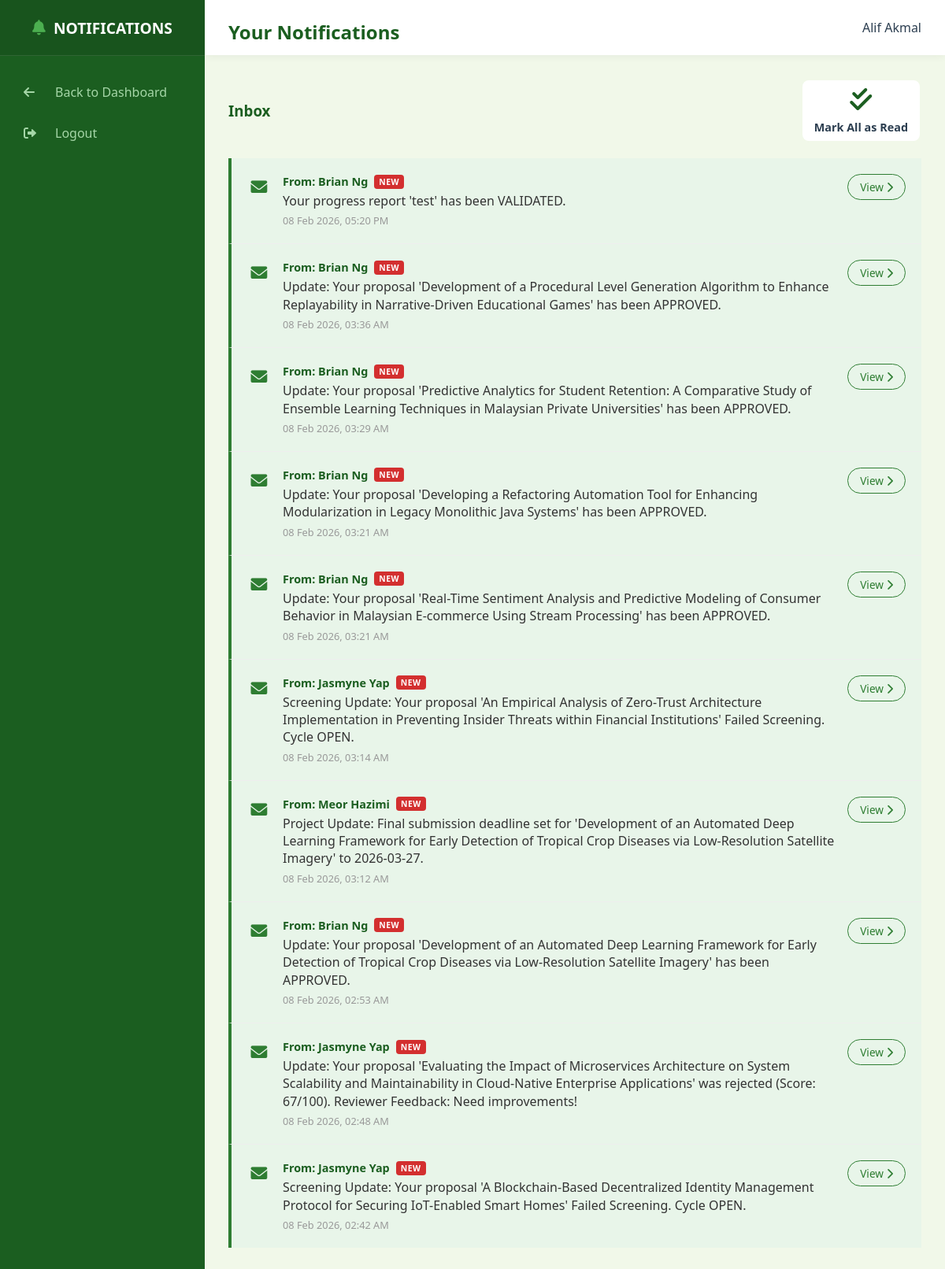
The app's page /notifications (signed in), older data.
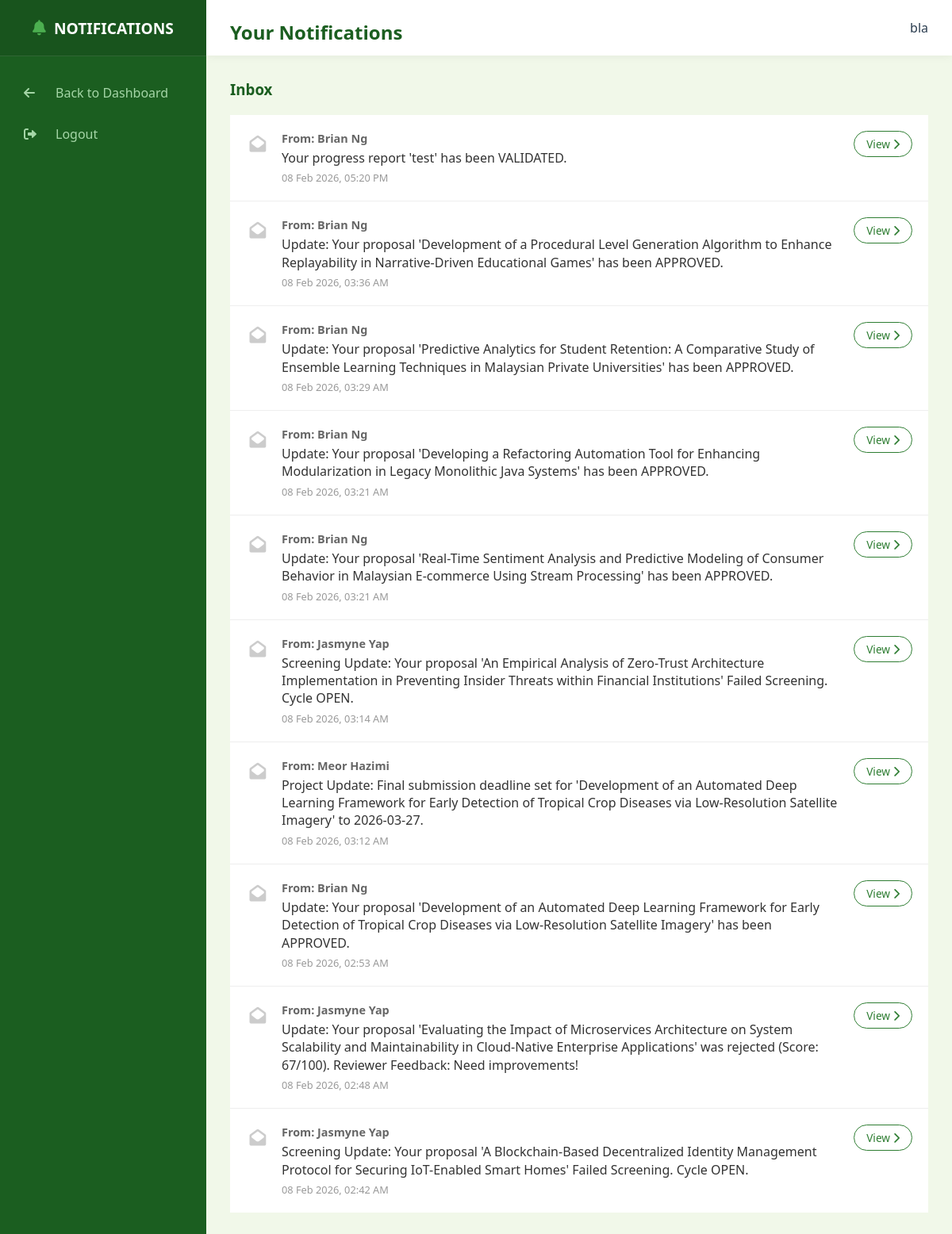
The same page, newer data.
### models.py (models this page shows, shortened)
class User(db.Model):
    __tablename__ = "user"
    mmu_id = db.Column(db.String(15), primary_key=True)
    name = db.Column(db.String(150), nullable=False)
    email = db.Column(db.String(100), unique=True, nullable=False)
    password = db.Column(db.String(100), nullable=False)
    faculty = db.Column(db.String(100), nullable=False)
    user_role = db.Column(db.String(25), nullable=False)
    profile_image = db.Column(db.String(20), nullable=False, default="default.jpg")
    phone_number = db.Column(db.String(20), nullable=True)
    admin_profile = db.relationship(
        "Admin", backref="user_info", uselist=False, cascade="all, delete-orphan"
    )
    researcher_profile = db.relationship(
        "Researcher", backref="user_info", uselist=False, cascade="all, delete-orphan"
    )
    reviewer_profile = db.relationship(
        "Reviewer", backref="user_info", uselist=False, cascade="all, delete-orphan"
    )
    hod_profile = db.relationship(
        "HOD", backref="user_info", uselist=False, cascade="all, delete-orphan"
    )

class Notification(db.Model):
    __tablename__ = "notification"
    id = db.Column(db.Integer, primary_key=True)
    recipient_id = db.Column(
        db.String(15), db.ForeignKey("user.mmu_id"), nullable=False
    )
    sender_id = db.Column(db.String(15), db.ForeignKey("user.mmu_id"), nullable=True)
    message = db.Column(db.String(255), nullable=False)
    link = db.Column(db.String(255), nullable=True)
    is_read = db.Column(db.Boolean, default=False)
    timestamp = db.Column(db.DateTime, default=malaysia_now)
    recipient = db.relationship(
        "User", foreign_keys=[recipient_id], backref="notifications_received"
    )
    sender = db.relationship(
        "User", foreign_keys=[sender_id], backref="notifications_sent"
    )

### routes/auth_routes.py (the view)
@auth_bp.route("/notifications")
def view_notifications():
    if "user_id" not in session:
        return redirect(url_for("auth.main_login"))
    user_id = session["user_id"]
    notifs = (
        Notification.query.filter_by(recipient_id=user_id)
        .order_by(Notification.timestamp.desc())
        .all()
    )
    return render_template(
        "notifications.html", notifications=notifs, user=User.query.get(user_id)
    )

### main.py (called while the page is built)
@app.context_processor
def inject_notifications():
    if "user_id" in session:
        unread = Notification.query.filter_by(recipient_id=session["user_id"], is_read=False).count()
        return dict(unread_notifications=unread)
    return dict(unread_notifications=0)

### templates/notifications.html (shortened to what this page needs)
<!DOCTYPE html>
<html lang="en">
<head>
    <link rel="stylesheet" type="text/css" href="{{ url_for('static', filename='style.css') }}">
    <link rel="stylesheet" href="https://cdnjs.cloudflare.com/ajax/libs/font-awesome/6.0.0/css/all.min.css">
</head>
<body>
    <div class="dashboard-container">
        <div class="sidebar">
            <div class="sidebar-header"><i class="fas fa-bell"
                    style="margin-right: 10px; color: var(--secondary-color);"></i> NOTIFICATIONS</div>
            <ul class="sidebar-menu">
                <li><a href="javascript:history.back()"><i class="fas fa-arrow-left"></i> Back to Dashboard</a></li>
                <li><a href="{{ url_for('auth.logout') }}"><i class="fas fa-sign-out-alt"></i> Logout</a></li>
            </ul>
        </div>
        <div class="main-content">
            <div class="top-bar">
                <h2>Your Notifications</h2> <span>{{ user.name }}</span>
            </div>
            <div class="content-wrapper">
                <div style="display: flex; justify-content: space-between; align-items: center; margin-bottom: 20px;">
                    <h3 style="margin: 0; color: #1b5e20;">Inbox</h3>
                    {% if unread_notifications > 0 %}
                    <a href="{{ url_for('auth.mark_all_notifications_read') }}" class="btn-outline"
                        style="font-size: 0.9rem; padding: 8px 15px;">
                        <i class="fas fa-check-double"></i> Mark All as Read
                    </a>
                    {% endif %}
                </div>
                <div class="section-card" style="padding: 0; overflow: hidden;">
                    {% for n in notifications %}
                    <div class="notif-item {% if not n.is_read %}unread{% endif %}">
                        <div class="notif-icon">
                            {% if not n.is_read %}
                            <i class="fas fa-envelope" style="color: #2e7d32;"></i>
                            {% else %}
                            <i class="fas fa-envelope-open" style="color: #ccc;"></i>
                            {% endif %}
                        </div>
                        <div class="notif-content">
                            <div class="notif-sender">
                                {% if n.sender %}From: {{ n.sender.name }}{% else %}System Message{% endif %}
                                {% if not n.is_read %}
                                <span class="badge-new">NEW</span>
                                {% endif %}
                            </div>
                            <div class="notif-text">{{ n.message }}</div>
                            <div class="notif-time">{{ n.timestamp.strftime('%d %b %Y, %I:%M %p') }}</div>
                        </div>
                        {% if n.link %}
                        <div class="notif-action">
                            <a href="{{ url_for('auth.click_notification', notif_id=n.id) }}" class="btn-sm">
                                View <i class="fas fa-chevron-right"></i>
                            </a>
                        </div>
                        {% endif %}
                    </div>
                    {% else %}
                    <div style="padding: 50px; text-align: center; color: #999;">
                        <i class="fas fa-inbox"
                            style="font-size: 3rem; margin-bottom: 15px; display: block; opacity: 0.3;"></i>
                        No notifications yet.
                    </div>
                    {% endfor %}
                </div>
            </div>
        </div>
    </div>
</body>
</html>

### static/style.css (style rules this page uses)
:root { --primary-color: #1b5e20; --secondary-color: #4caf50; --accent-color: #ffc107; --bg-light: #f1f8e9; --white: #ffffff; --text-dark: #2c3e50; --text-muted: #607d8b; --sidebar-width: 260px; --shadow: 0 4px 6px rgba(0, 0, 0, 0.1); }
body { font-family: 'Segoe UI', 'Roboto', Helvetica, Arial, sans-serif; margin: 0; padding: 0; background-color: var(--bg-light); color: var(--text-dark); }
.dashboard-container { display: flex; min-height: 100vh; }
.sidebar { width: var(--sidebar-width); background-color: var(--primary-color); color: white; display: flex; flex-direction: column; position: fixed; height: 100%; z-index: 100; }
.sidebar-header { height: 70px; display: flex; align-items: center; justify-content: center; background-color: rgba(0, 0, 0, 0.1); font-size: 1.2rem; font-weight: bold; border-bottom: 1px solid rgba(255, 255, 255, 0.1); }
.sidebar-menu { list-style: none; padding: 0; margin: 20px 0; }
.sidebar-menu li a { display: flex; align-items: center; padding: 15px 25px; color: #a5d6a7; text-decoration: none; transition: 0.3s; border-left: 5px solid transparent; }
.sidebar-menu li a i { width: 30px; margin-right: 10px; }
.main-content { margin-left: var(--sidebar-width); width: calc(100% - var(--sidebar-width)); background-color: var(--bg-light); display: flex; flex-direction: column; min-height: 100vh; }
.top-bar { width: 100%; height: 70px; background: white; display: flex; align-items: center; justify-content: space-between; padding: 0 30px; box-shadow: 0 2px 10px rgba(0, 0, 0, 0.05); box-sizing: border-box; position: sticky; top: 0; z-index: 50; }
body { margin: 0; }
.dashboard-container { display: flex; min-height: 100vh; width: 100%; }
.sidebar { width: 260px; flex-shrink: 0; }
.main-content { flex: 1; display: flex; flex-direction: column; width: 100%; }
.content-wrapper { padding: 30px; }
h2 { margin-bottom: 0.5rem; color: var(--primary-color); }
.notif-item { padding: 20px; border-bottom: 1px solid #eee; display: flex; align-items: flex-start; gap: 15px; background-color: white; transition: background-color 0.2s; }
.notif-item:last-child { border-bottom: none; }
.notif-icon { font-size: 1.3rem; margin-top: 2px; width: 30px; text-align: center; }
.notif-content { flex: 1; }
.notif-sender { font-size: 0.9rem; font-weight: 600; color: #666; margin-bottom: 4px; display: flex; align-items: center; gap: 8px; }
.notif-text { font-size: 1rem; color: #333; margin-bottom: 5px; line-height: 1.4; }
.notif-time { font-size: 0.8rem; color: #999; }
.btn-sm { text-decoration: none; color: #2e7d32; border: 1px solid #2e7d32; padding: 6px 15px; border-radius: 20px; font-size: 0.85rem; transition: all 0.2s; white-space: nowrap; display: inline-block; }

Row changes from the older to the newer data that the page shows:
changed User: name "Alif Akmal" → "bla"
changed Notification "Your progress report 'test' has been VALIDATED.": no longer shows "NEW"
changed Notification "08 Feb 2026, 03:36 AM": no longer shows "NEW"
changed Notification "08 Feb 2026, 03:29 AM": no longer shows "NEW"
changed Notification (number 4 of 10 on the later page): no longer shows "NEW"
changed Notification (number 5 of 10 on the later page): no longer shows "NEW"
changed Notification "08 Feb 2026, 03:14 AM": no longer shows "NEW"
changed Notification "08 Feb 2026, 03:12 AM": no longer shows "NEW"
changed Notification "08 Feb 2026, 02:53 AM": no longer shows "NEW"
changed Notification "08 Feb 2026, 02:48 AM": no longer shows "NEW"
changed Notification "08 Feb 2026, 02:42 AM": no longer shows "NEW"
Text that changed along with them:
text no longer shown: "Mark All as Read"
